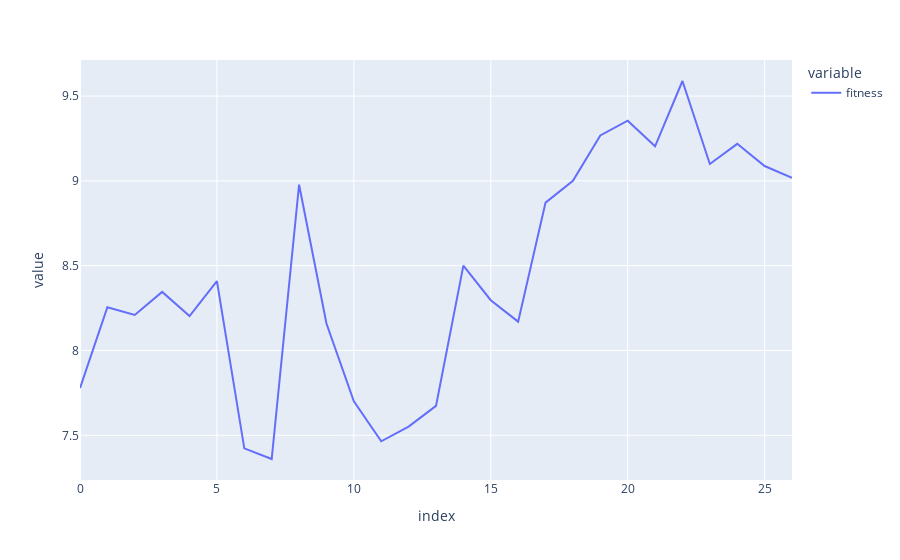

The notebook cell saved with this chart:
### Code cell
# original where we get the pair of nodes that has the highest distance between them
matrix = distance_matrix1
total_distance = 0
best_path = []
distance_path = []
full_nodes = list(range(len(matrix)))
nodes_to_remove = []
node_network = {i: [i] for i in full_nodes}

node_init = random.randint(0, len(full_nodes)-1)

# d_list = []
# for node in range(len(full_nodes)):
#     path = findPath(matrix, node_network, node, nodes_to_remove)
#     d = sum(findDistancePath(matrix, path))
#     d_list.append(d)
    
# node_init = d_list.index(min(d_list))
node = node_init
path_history = []
remove_history = []
distances_history = []
min_max = True
print(f"{node_init = }\n")
path = findPath(matrix, node_network, node_init, nodes_to_remove)
distances = findDistancePath(matrix, path)
best_distance = sum(distances)
while True:
    network_len_before = len(node_network)
    path = findPath(matrix, node_network, node_init, nodes_to_remove)
    path_history.append(path)
    remove_history.append(nodes_to_remove)
    distances = findDistancePath(matrix, path)
    
    if sum(distances) < best_distance:
        best_distance = sum(distances)
        best_path = path
    if min_max:
        min_max = False
    else:
        min_max = True
    longest_pair = getPair(distances, path, nodes_to_remove, maximize=True)
    for node in longest_pair:
        for i in range(3):
            if (node in nodes_to_remove) or (len(node_network) <= 2):
                break
            available_nodes = getAvailableNodes(
                matrix, node_network, node, nodes_to_remove
            )
            closest_node = getClosestNode(matrix, node, available_nodes)
            node_network, nodes_to_remove = linkNode(
                node_network, node, closest_node, nodes_to_remove
            )
            node_network, nodes_to_remove = cleanNetwork(node_network, nodes_to_remove)

    distances_history.append(sum(distances))
    if len(node_network) == 2:
        path = findPath(matrix, node_network, node_init, nodes_to_remove)
        distances = findDistancePath(matrix, path)
        path_history.append(path)
        remove_history.append(nodes_to_remove)
        break
        
print(best_path, sum(findDistancePath(matrix, best_path)))
px.line(pd.DataFrame(distances_history).rename(columns={0: "fitness"}))

### Figure 1 — Plotly figure (JSON) as saved in the notebook; plotly's stock layout.template omitted (floating-point values rounded to 4 significant figures)
{"data": [{"hovertemplate": "variable=fitness<br>index=%{x}<br>value=%{y}<extra></extra>", "legendgroup": "fitness", "line": {"color": "#636efa", "dash": "solid"}, "mode": "lines", "name": "fitness", "orientation": "v", "showlegend": true, "type": "scatter", "x": [0, 1, 2, 3, 4, 5, 6, 7, 8, 9, 10, 11, 12, 13, 14, 15, 16, 17, 18, 19, 20, 21, 22, 23, 24, 25, 26], "xaxis": "x", "y": [7.779, 8.255, 8.21, 8.345, 8.203, 8.409, 7.423, 7.36, 8.978, 8.159, 7.701, 7.465, 7.551, 7.674, 8.501, 8.297, 8.17, 8.872, 9.001, 9.268, 9.355, 9.204, 9.589, 9.1, 9.219, 9.088, 9.018], "yaxis": "y"}], "layout": {"legend": {"title": {"text": "variable"}, "tracegroupgap": 0}, "margin": {"t": 60}, "xaxis": {"anchor": "y", "domain": [0, 1], "title": {"text": "index"}}, "yaxis": {"anchor": "x", "domain": [0, 1], "title": {"text": "value"}}}}
